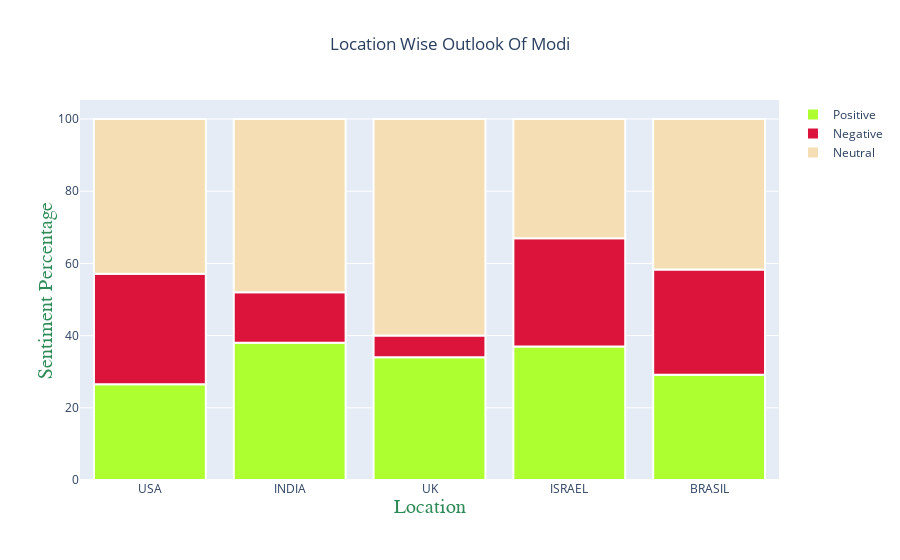

Source (notebook cell):
### Markdown cell above
<pre>



</pre>

# The geo-timeout-error variable is a boolean being used to flag if the application in the geopy module is facing a timeout error or not. These errors come up randomly through the internet with no fault in the code.

# However for this live presentation, we didn't want to risk it for these persons of interest, and have prepared a csv file containing the coordinates we want them searched in, that is being used as a dataframe from the above cell's if-else condition.
<pre>



</pre>
# So, you see below that the error bool is turned True for this demo cell only.

### You can enter the name of the person you want to search from the list.

### Code cell
geotimeouterror = True  
#Needs to be set to True if a timeout error comes to get coordinates from a local file like: 
#analyze(query,graph,geotimeouterror=True)

query = input("Enter the person to search: Bill Gates/ Elon Musk/ MBS/ Modi/ Merkel/ Buffett/ Trudeau") 
graphinput = input("Do you want graphs: y/n? ")
graph = False
if graphinput in ['y','YES','yes','Yes']:
    graph = True 

analyze_query(query, graph = graph, geotimeouterror = geotimeouterror)

### Figure 1 — Plotly figure (JSON) as saved in the notebook; plotly's stock layout.template omitted (floating-point values rounded to 4 significant figures)
{"data": [{"marker": {"color": "greenyellow", "line": {"color": "white", "width": 2}}, "name": "Positive", "type": "bar", "x": ["USA", "INDIA", "UK", "ISRAEL", "BRASIL"], "y": [26.53, 38, 34, 37, 29.17]}, {"marker": {"color": "crimson", "line": {"color": "white", "width": 2}}, "name": "Negative", "type": "bar", "x": ["USA", "INDIA", "UK", "ISRAEL", "BRASIL"], "y": [30.61, 14, 6, 30, 29.17]}, {"marker": {"color": "wheat", "line": {"color": "white", "width": 2}}, "name": "Neutral", "type": "bar", "x": ["USA", "INDIA", "UK", "ISRAEL", "BRASIL"], "y": [42.86, 48, 60, 33, 41.67]}], "layout": {"barmode": "relative", "title": {"text": "Location Wise Outlook Of Modi", "x": 0.5, "xref": "container"}, "xaxis": {"title": {"font": {"color": "seagreen", "family": "helvetica", "size": 20}, "standoff": 0, "text": "Location"}}, "yaxis": {"title": {"font": {"color": "seagreen", "family": "helvetica", "size": 20}, "standoff": 0, "text": "Sentiment Percentage"}}}}
